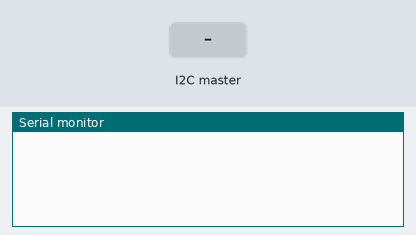
The sketch below on a simulated Arduino Uno, built with avr-gcc and run on an emulated ATmega328P. Shown: the last lines printed to the serial monitor. The test bench sets the inputs (shaded band).

Above: at 1.2 s.
1.3 s: the I2C master sends the byte 1
At 2.1 s:
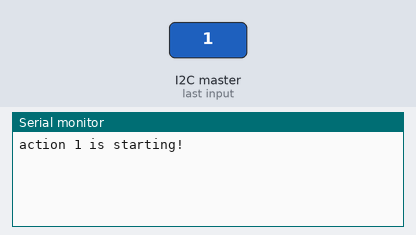
2.8 s: the I2C master sends the byte 0
At 5.6 s:
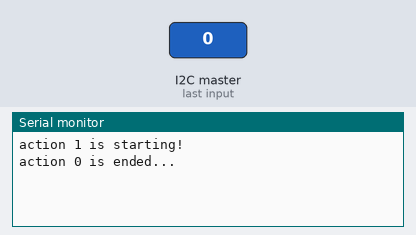

Measured:
- after the input at 1.3 s, the serial monitor: prints a new line at once (image 1)
- after the input at 2.8 s, the serial monitor: prints a new line after 1.5 s (image 2)

The sketch:

arduino-actuator.ino
```cpp
#include <Wire.h>

byte action_code = 0;

void setup()
{
  Serial.begin(9600);
  Wire.begin(9);                // bus address is 0x1
  Wire.onReceive(receiveEvent); // add receive event listener
  Wire.onRequest(sendEvent);    // add send event listener
}

void loop()
{
  switch(action_code)
  {
    case 1:
      print_action_start(action_code);
      delay(3000);  // some task
      print_action_end(action_code);
      action_code = 0;  // tell that action was ended
      break;
    case 2:
      break;
    case 3:
      break;
  }
}

void receiveEvent(int howMany)
{
  action_code = Wire.read();
}

void sendEvent()
{
  Wire.write(action_code);
}

void print_action_start(int action_code)
{
  Serial.print("action ");
  Serial.print(action_code);
  Serial.print(" is starting!\n");
}

void print_action_end(int action_code)
{
  Serial.print("action ");
  Serial.print(action_code);
  Serial.print(" is ended...\n");
}
```
